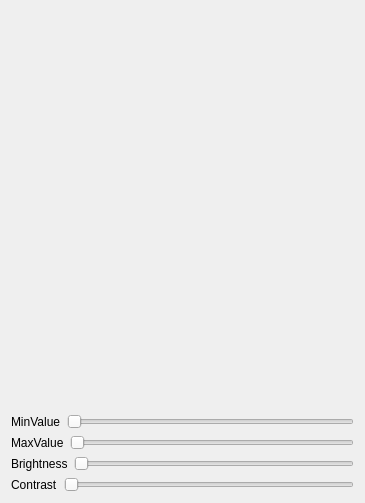
<?xml version="1.0" encoding="UTF-8"?>
<ui version="4.0">
 <class>Dialog</class>
 <widget class="QDialog" name="Dialog">
  <property name="geometry">
   <rect>
    <x>0</x>
    <y>0</y>
    <width>365</width>
    <height>503</height>
   </rect>
  </property>
  <property name="windowTitle">
   <string>Dialog</string>
  </property>
  <layout class="QVBoxLayout" name="verticalLayout" stretch="1,0,0,0,0">
   <item>
    <widget class="QLabel" name="label">
     <property name="text">
      <string/>
     </property>
    </widget>
   </item>
   <item>
    <layout class="QHBoxLayout" name="horizontalLayout">
     <item>
      <widget class="QLabel" name="label_2">
       <property name="text">
        <string>MinValue</string>
       </property>
       <property name="buddy">
        <cstring>horizontalSlider</cstring>
       </property>
      </widget>
     </item>
     <item>
      <widget class="QSlider" name="horizontalSlider">
       <property name="orientation">
        <enum>Qt::Horizontal</enum>
       </property>
      </widget>
     </item>
    </layout>
   </item>
   <item>
    <layout class="QHBoxLayout" name="horizontalLayout_2">
     <item>
      <widget class="QLabel" name="label_3">
       <property name="text">
        <string>MaxValue</string>
       </property>
       <property name="buddy">
        <cstring>horizontalSlider_2</cstring>
       </property>
      </widget>
     </item>
     <item>
      <widget class="QSlider" name="horizontalSlider_2">
       <property name="orientation">
        <enum>Qt::Horizontal</enum>
       </property>
      </widget>
     </item>
    </layout>
   </item>
   <item>
    <layout class="QHBoxLayout" name="horizontalLayout_3">
     <item>
      <widget class="QLabel" name="label_4">
       <property name="text">
        <string>Brightness</string>
       </property>
       <property name="buddy">
        <cstring>horizontalSlider_3</cstring>
       </property>
      </widget>
     </item>
     <item>
      <widget class="QSlider" name="horizontalSlider_3">
       <property name="orientation">
        <enum>Qt::Horizontal</enum>
       </property>
      </widget>
     </item>
    </layout>
   </item>
   <item>
    <layout class="QHBoxLayout" name="horizontalLayout_4">
     <item>
      <widget class="QLabel" name="label_5">
       <property name="text">
        <string>Contrast</string>
       </property>
       <property name="buddy">
        <cstring>horizontalSlider_4</cstring>
       </property>
      </widget>
     </item>
     <item>
      <widget class="QSlider" name="horizontalSlider_4">
       <property name="orientation">
        <enum>Qt::Horizontal</enum>
       </property>
      </widget>
     </item>
    </layout>
   </item>
  </layout>
 </widget>
 <resources/>
 <connections/>
</ui>
